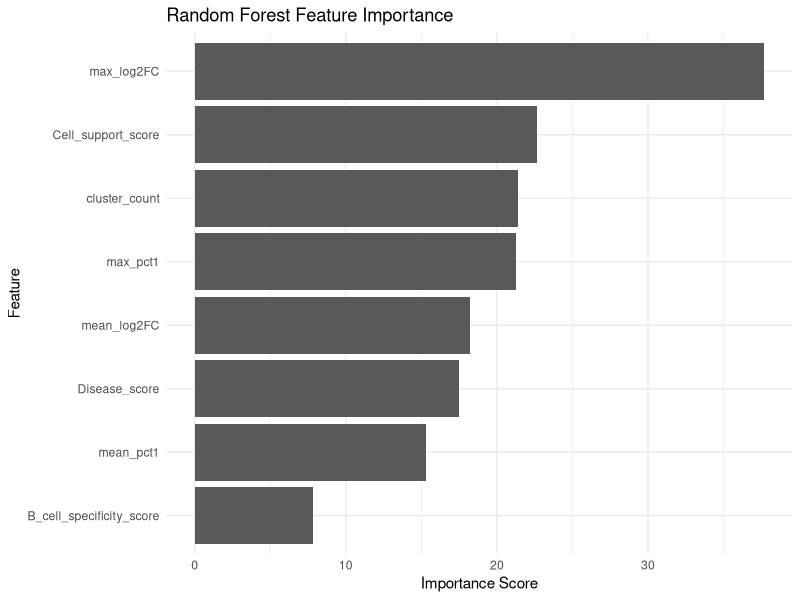

This chart was generated by the following R code:
# ============================================================
# SLE Therapeutic Target Discovery
# ML Visualization
# ============================================================

library(ggplot2)
library(dplyr)


# Create figure folder if missing

dir.create(
  "results/figures",
  showWarnings = FALSE
)


# ------------------------------------------------------------
# Feature Importance Plot
# ------------------------------------------------------------

importance <- read.csv(
  "results/feature_importance.csv"
)


importance <- importance %>%
  arrange(Importance)



feature_plot <- ggplot(
  importance,
  aes(
    x = Importance,
    y = reorder(Feature, Importance)
  )
) +
  geom_col() +
  theme_minimal() +
  labs(
    title = "Random Forest Feature Importance",
    x = "Importance Score",
    y = "Feature"
  )


ggsave(
  filename = "results/figures/feature_importance_plot.png",
  plot = feature_plot,
  width = 8,
  height = 5,
  dpi = 300
)


print("Feature importance plot created")
